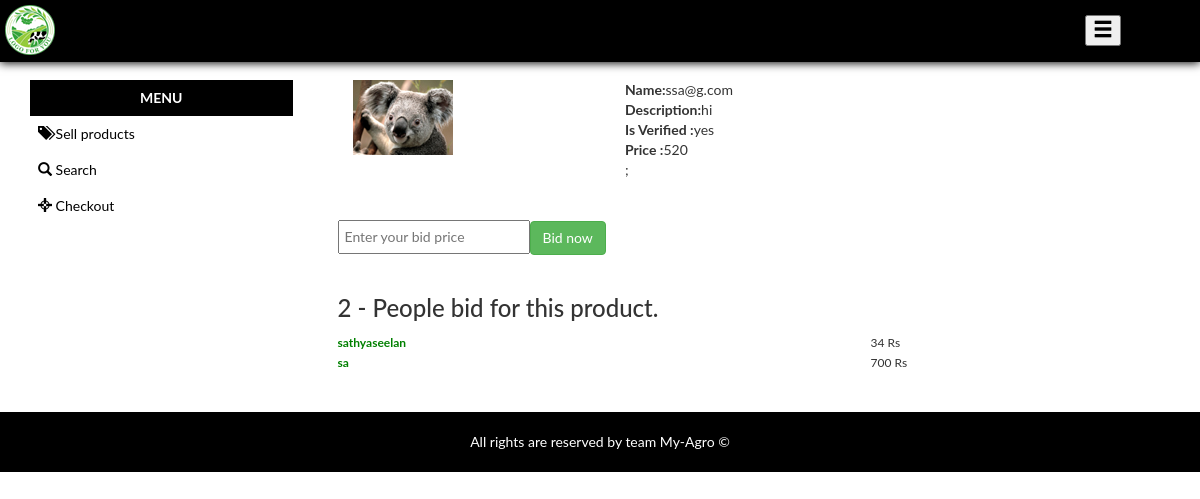
The page /bid/viewandbid.php?proid=1 (signed in) on the database its author committed.
### tables this page shows
CREATE TABLE IF NOT EXISTS `bidproducts` (
  `id` int(10) NOT NULL AUTO_INCREMENT,
  `price` int(100) NOT NULL,
  `quantity` int(100) NOT NULL,
  `descr` varchar(100) NOT NULL,
  `name` varchar(100) NOT NULL,
  `dateadded` timestamp NOT NULL DEFAULT CURRENT_TIMESTAMP,
  `postedby` int(100) NOT NULL,
  `img` varchar(100) NOT NULL,
  `verified` varchar(10) NOT NULL DEFAULT 'no',
  `completed` varchar(100) NOT NULL DEFAULT '0',
  `winnerId` int(10) NOT NULL DEFAULT '0',
  PRIMARY KEY (`id`)
);

CREATE TABLE IF NOT EXISTS `register` (
  `id` int(10) NOT NULL AUTO_INCREMENT,
  `uname` varchar(100) NOT NULL,
  `email` varchar(100) NOT NULL,
  `pno` varchar(100) NOT NULL,
  `datecreated` timestamp NOT NULL DEFAULT CURRENT_TIMESTAMP,
  `pass` varchar(100) NOT NULL,
  `occupation` varchar(100) NOT NULL,
  PRIMARY KEY (`id`)
);

CREATE TABLE IF NOT EXISTS `bid` (
  `id` int(10) NOT NULL AUTO_INCREMENT,
  `proid` int(10) NOT NULL,
  `bidderid` int(10) NOT NULL,
  `price` int(100) NOT NULL,
  `posistion` varchar(100) NOT NULL DEFAULT 'NotSelected',
  PRIMARY KEY (`id`)
);

### bid/viewandbid.php (the view, shortened to what this page needs)
<!DOCTYPE html>
<html>
	<head>
	    <link rel="stylesheet" href="http://maxcdn.bootstrapcdn.com/bootstrap/3.3.6/css/bootstrap.min.css">
		<link rel="stylesheet" href="../css/ProfileStyle.css">
	</head>
	<body>
		<div class="header navbar-fixed-top">
			<table>
				<tr>
					<td style = "color:white;width:1080px"><img src="../img/logo.png"></td>
					<td style = "color:black;" class="text-right">
						<button type="button" onClick="openNav()">
							<i style="font-size:20px;" class="glyphicon glyphicon-menu-hamburger"></i>
						</button>
					</td>
				</tr>
			</table>
		</div>
		<section>
			<div class="container">
				<div class="row">
					<div class="col-md-12">
						<br><br><br><br>
					</div>
					<div class="col-md-3 sidenavbar">
						<div style="background:black;padding:8px 8px;color:white;font-weight:bold;text-align:center;">MENU</div>
						<a href="admin/index.php"><i class="glyphicon glyphicon-tags"></i>&nbsp;Sell products</a>
						<a href="#"><i class="glyphicon glyphicon-search"></i>&nbsp;Search</a>
						<a href="PublicChat.php"><i class="glyphicon glyphicon-screenshot"></i>&nbsp;Checkout</a>
						<br><br>
					</div>
					<div class="col-md-9">
						<?php
							$bidid=$_GET['proid'];
							$sql_res=mysql_query("select * from bidproducts where id=$bidid");
							while($row=mysql_fetch_array($sql_res))
							{
								$descr=$row['descr'];
								$img=$row['img'];
								$name=$row['name'];
								$price=$row['price'];
								$verified=$row['verified'];
								echo '
									<div class="col-md-12">
										<div class="col-md-4">
											<img src="'. $img .'" alt="'. $descr .'" class="img img-responsive"  title="'. $descr .'" />
										</div>
										<div class="col-md-8">
											<b>Name:</b>'.$name.'<br><b>Description:</b>'.$descr.'<br><b>Is Verified :</b>'.$verified.'<br><b>Price :</b>'.$price.'<br>;
										</div>
									</div>
								';
							}
							echo"<div class='col-md-12'><br><br></div>";
						?>
						<div class="col-md-12">
							<form action="" method="post" >
								<input type="number" required style="padding:5px;" placeholder="Enter your bid price" name="bidcost"><input type="submit" class="btn btn-success" name="bid" value="Bid now">
							</form>
						</div>
						<div class="col-md-12">
							<table width="100%">
							<?php
								echo"<div class='col-md-12'><br><br></div>";
								$select="SELECT * FROM `bid` WHERE proid='$bidid' ORDER BY id DESC ";
								$do=mysql_query($select);
								$count=mysql_num_rows($do);
								echo '<h3>'.$count.' - People bid for this product.</h3>';
								while($row=mysql_fetch_assoc($do))
								{
									$bidder=$row["bidderid"];
									$price=$row["price"];
									$selectImg="SELECT * FROM `register` where id='".$bidder."'";
									$doid=mysql_query($selectImg);
									while($rowid=mysql_fetch_assoc($doid))
									{
										$uname=$rowid["uname"];
										echo '<tr>
											<td><span style="font-size:12px; width:100px;font-weight:bold;color:green;">'.$uname.'</span></td>
											<td><span style="font-size:12px;">'.$price.' Rs</span></td>
										  </tr>';
									}
								}
							?>
							</table>
						</div>
						<div class='col-md-12'><br><br></div>
					</div>
				</div>
			</div>
		</section>
		<footer>
			All rights are reserved by team My-Agro &copy;
		</footer>
	</body>
</html>

### css/ProfileStyle.css (style rules this page uses)
.header { padding:5px; background-color:#000; border-bottom:2px solid #000; -webkit-box-shadow:0 1px 9px #000; box-shadow:0 1px 9px #000; width: 100%; }
body { font-family: "Lato", sans-serif; }
.sidenavbar { transition: 0.5s; left:0; }
.sidenavbar a { padding: 8px 8px; text-decoration: none; font-size: 14px; color: black; display: block; transition: 0.3s }
i { font-family: weather; font-weight: normal; font-style: normal; line-height: 1.0; text-transform: none; }
footer { background:black; padding:20px; color :white ; text-align:center; }

### rows shown on the page
bidproducts: img (picture), name "ssa@g.com", descr "hi", verified "yes", price "520"
bid: price "34"
register: uname "sathyaseelan"
bid: price "700"
register: uname "sa"

### other values the page prints
$count "2"
